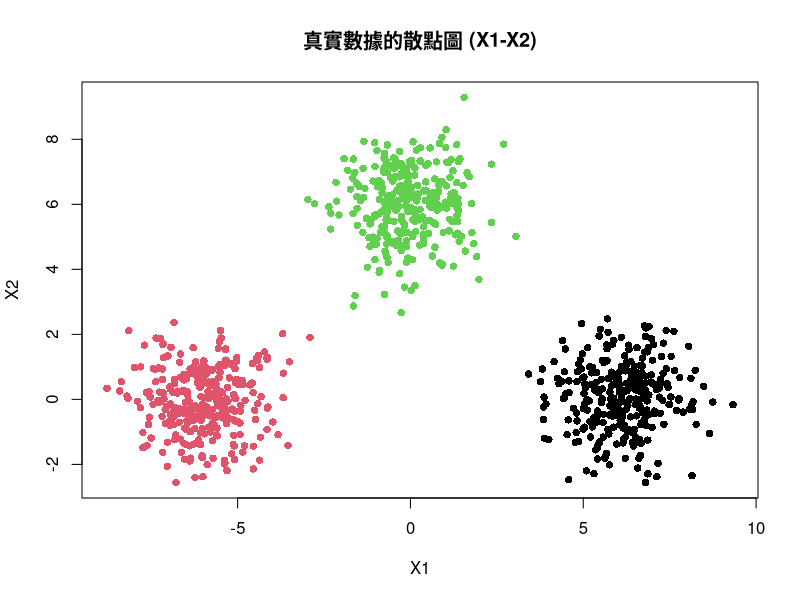
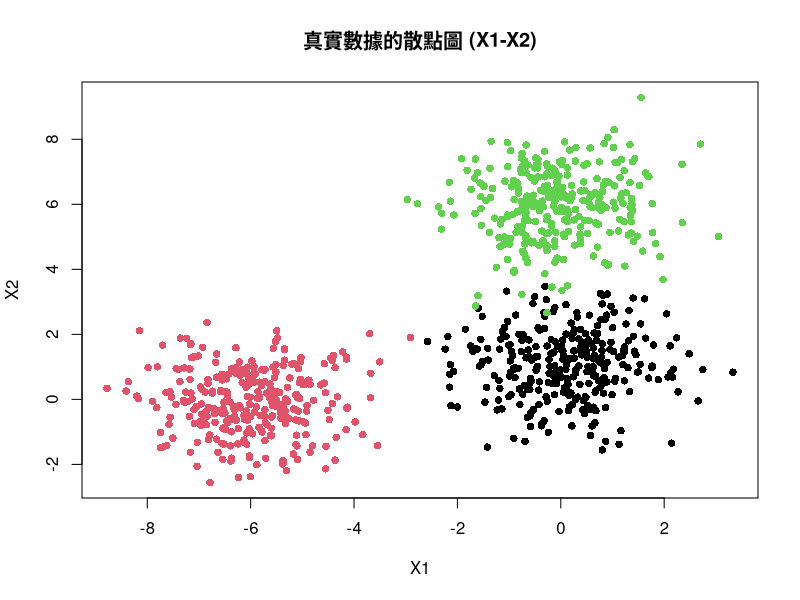

These figures' R source, in order: (Note: this script raises an error after producing the figures.)
library(mvtnorm)
library(cluster)
library(ggplot2)
library(Rtsne)
library(ggpubr) 
set.seed(12345)
##########################################
#               模擬驗證1  遠            #
#########################################
set.seed(12345)
n1<-300
n2<-300
n3<-300
C1 <- c( 6, 0)
C2 <- c(-6, 0)
C3 <- c( 0, 6)
# 定義共變異矩陣（單位矩陣）
Sigma <- diag(2)
group1_data <- rmvnorm(n1, mean = C1, sigma = Sigma)
group2_data <- rmvnorm(n2, mean = C2, sigma = Sigma)
group3_data <- rmvnorm(n3, mean = C3, sigma = Sigma)
# 合併數據並添加群標籤
true_data <- as.data.frame(rbind(group1_data, group2_data, group3_data))
names(true_data) <- c("X1", "X2")
true_data$Group <- factor(rep(c("G1", "G2", "G3"), c(n1, n2, n3)))

# 顯示真實數據的前幾行
head(true_data)

# 繪製散點圖並標上群標籤
plot(true_data$X1, true_data$X2, 
     col = true_data$Group,  # 使用 Group 欄位來決定顏色
     pch = 16,               # 實心圓點
     main = "真實數據的散點圖 (X1-X2)",
     xlab = "X1",
     ylab = "X2")

k<-10
total_intervals <- k* 3
interval_data_intra <- data.frame(IntervalID = 1:total_intervals)
current_id <- 1
# 步驟 2: 對每個真實群體（G1, G2, G3）進行獨立處理
for (g_name in levels(true_data$Group)) {
  
  # 找出屬於這個真實群體的點
  group_points <- true_data[true_data$Group == g_name, ]
  
  # 在該群體內部使用 k-means 進行分群
  kmeans_intra_group <- kmeans(group_points[, c("X1", "X2")], 
                               centers = k, 
                               nstart = 25)
  cluster_labels_intra <- kmeans_intra_group$cluster
  
  # 步驟 3: 聚合每個子群內的點，得到區間
  for (i in 1:k) {
    # 找出屬於這個子群的所有點
    sub_cluster_points <- group_points[cluster_labels_intra == i, ]
    
    # 聚合為 min-max 區間
    min_x1 <- min(sub_cluster_points$X1)
    max_x1 <- max(sub_cluster_points$X1)
    min_x2 <- min(sub_cluster_points$X2)
    max_x2 <- max(sub_cluster_points$X2)
    
    # 將結果儲存
    interval_data_intra[current_id, "X1_Lower"] <- min_x1
    interval_data_intra[current_id, "X1_Upper"] <- max_x1
    interval_data_intra[current_id, "X2_Lower"] <- min_x2
    interval_data_intra[current_id, "X2_Upper"] <- max_x2
    interval_data_intra[current_id, "TrueGroup"] <- g_name # 記錄原始群體標籤
    
    # 更新區間 ID
    current_id <- current_id + 1
  }
}

# 使用 ggplot2 繪製區間矩形


############################################
#        模擬1遠加入其他的干擾變數         #
#########################################
noise_dims<-3
noise_data <- matrix(rnorm(nrow(true_data) * noise_dims, mean = 0, sd = 1), 
                     nrow(true_data), 
                     noise_dims)
full_data <- cbind(true_data[, c("X1", "X2")], noise_data)
names(full_data) <- c("X1", "X2", paste0("X", 3:5))
full_data$Group<- true_data$Group

k_per_group <- 10

interval_data_noise <- data.frame() 

# 追蹤當前資料列
current_row <- 1

# 對每個真實群體（G1, G2, G3）進行獨立處理
for (g_name in levels(full_data$Group)) {
  
  # 找出屬於這個真實群體的點
  group_points <- full_data[full_data$Group == g_name, ]
  
  # 檢查群體點數是否足夠
  if (nrow(group_points) < k_per_group) {
    warning(paste("群體", g_name, "的點數少於", k_per_group, "，無法進行 k-means 聚合。"))
    next
  }
  
  # 在該群體內部使用 k-means 進行分群，只使用數值維度
  kmeans_intra_group <- kmeans(group_points[, !names(group_points) %in% "Group"],
                               centers = k_per_group,
                               nstart = 25)
  cluster_labels_intra <- kmeans_intra_group$cluster
  
  # 聚合每個子群內的點，得到區間
  for (i in 1:k_per_group) {
    # 找出屬於這個子群的所有高維點
    sub_cluster_points <- group_points[cluster_labels_intra == i, ]
    
    # 聚合為 min-max 區間
    min_vals <- apply(sub_cluster_points[, !names(sub_cluster_points) %in% "Group"], 2, min)
    max_vals <- apply(sub_cluster_points[, !names(sub_cluster_points) %in% "Group"], 2, max)
    
    # 建立一個新列
    new_row <- data.frame()
    
    # 將結果儲存到新列
    for (j in 1:5) {
      var_name <- paste0("X", j)
      new_row[1, paste0(var_name, "_Lower")] <- min_vals[j]
      new_row[1, paste0(var_name, "_Upper")] <- max_vals[j]
    }
    
    # 記錄原始群體標籤
    new_row[1, "TrueGroup"] <- g_name
    
    # 將新列合併到資料框中
    interval_data_noise <- rbind(interval_data_noise, new_row)  }
}

##########################################
#               模擬驗證1近              #
#########################################
set.seed(12345)
n1<-300
n2<-300
n3<-300
C1 <- c( 0, 1)
C2 <- c(-6, 0)
C3 <- c( 0, 6)
# 定義共變異矩陣（單位矩陣）
Sigma <- diag(2)
group1_data <- rmvnorm(n1, mean = C1, sigma = Sigma)
group2_data <- rmvnorm(n2, mean = C2, sigma = Sigma)
group3_data <- rmvnorm(n3, mean = C3, sigma = Sigma)
# 合併數據並添加群標籤
true_data <- as.data.frame(rbind(group1_data, group2_data, group3_data))
names(true_data) <- c("X1", "X2")
true_data$Group <- factor(rep(c("G1", "G2", "G3"), c(n1, n2, n3)))

# 顯示真實數據的前幾行
head(true_data)

# 繪製散點圖並標上群標籤
plot(true_data$X1, true_data$X2, 
     col = true_data$Group,  # 使用 Group 欄位來決定顏色
     pch = 16,               # 實心圓點
     main = "真實數據的散點圖 (X1-X2)",
     xlab = "X1",
     ylab = "X2")

k<-10
total_intervals <- k* 3
interval_data_intra_c <- data.frame(IntervalID = 1:total_intervals)
current_id <- 1
# 步驟 2: 對每個真實群體（G1, G2, G3）進行獨立處理
for (g_name in levels(true_data$Group)) {
  
  # 找出屬於這個真實群體的點
  group_points <- true_data[true_data$Group == g_name, ]
  
  # 在該群體內部使用 k-means 進行分群
  kmeans_intra_group <- kmeans(group_points[, c("X1", "X2")], 
                               centers = k, 
                               nstart = 25)
  cluster_labels_intra <- kmeans_intra_group$cluster
  
  # 步驟 3: 聚合每個子群內的點，得到區間
  for (i in 1:k) {
    # 找出屬於這個子群的所有點
    sub_cluster_points <- group_points[cluster_labels_intra == i, ]
    
    # 聚合為 min-max 區間
    min_x1 <- min(sub_cluster_points$X1)
    max_x1 <- max(sub_cluster_points$X1)
    min_x2 <- min(sub_cluster_points$X2)
    max_x2 <- max(sub_cluster_points$X2)
    
    # 將結果儲存
    interval_data_intra_c[current_id, "X1_Lower"] <- min_x1
    interval_data_intra_c[current_id, "X1_Upper"] <- max_x1
    interval_data_intra_c[current_id, "X2_Lower"] <- min_x2
    interval_data_intra_c[current_id, "X2_Upper"] <- max_x2
    interval_data_intra_c[current_id, "TrueGroup"] <- g_name # 記錄原始群體標籤
    
    # 更新區間 ID
    current_id <- current_id + 1
  }
}


#########################################
#        模擬1近加入其他的干擾變數      #
#########################################
noise_dims<-3
noise_data <- matrix(rnorm(nrow(true_data) * noise_dims, mean = 0, sd = 1), 
                     nrow(true_data), 
                     noise_dims)
full_data <- cbind(true_data[, c("X1", "X2")], noise_data)
names(full_data) <- c("X1", "X2", paste0("X", 3:5))
full_data$Group<- true_data$Group

k_per_group <- 10

interval_data_noise_c <- data.frame() 

# 追蹤當前資料列
current_row <- 1

# 對每個真實群體（G1, G2, G3）進行獨立處理
for (g_name in levels(full_data$Group)) {
  
  # 找出屬於這個真實群體的點
  group_points <- full_data[full_data$Group == g_name, ]
  
  # 檢查群體點數是否足夠
  if (nrow(group_points) < k_per_group) {
    warning(paste("群體", g_name, "的點數少於", k_per_group, "，無法進行 k-means 聚合。"))
    next
  }
  
  # 在該群體內部使用 k-means 進行分群，只使用數值維度
  kmeans_intra_group <- kmeans(group_points[, !names(group_points) %in% "Group"],
                               centers = k_per_group,
                               nstart = 25)
  cluster_labels_intra <- kmeans_intra_group$cluster
  
  # 聚合每個子群內的點，得到區間
  for (i in 1:k_per_group) {
    # 找出屬於這個子群的所有高維點
    sub_cluster_points <- group_points[cluster_labels_intra == i, ]
    
    # 聚合為 min-max 區間
    min_vals <- apply(sub_cluster_points[, !names(sub_cluster_points) %in% "Group"], 2, min)
    max_vals <- apply(sub_cluster_points[, !names(sub_cluster_points) %in% "Group"], 2, max)
    
    # 建立一個新列
    new_row <- data.frame()
    
    # 將結果儲存到新列
    for (j in 1:5) {
      var_name <- paste0("X", j)
      new_row[1, paste0(var_name, "_Lower")] <- min_vals[j]
      new_row[1, paste0(var_name, "_Upper")] <- max_vals[j]
    }
    
    # 記錄原始群體標籤
    new_row[1, "TrueGroup"] <- g_name
    
    # 將新列合併到資料框中
    interval_data_noise_c  <- rbind(interval_data_noise_c , new_row)
  }
}









###result_1模擬1遠2維######

interval_data_intra <- interval_data_intra[, names(interval_data_intra) != "IntervalID"]

vm_tsne_2 <- vm_tsne_projection (interval_data_intra ,id_col = "TrueGroup",
                                 dims = 2,perplexity =30,theta = 0.5,
                                 normalize = FALSE,max_iter = 1000,eta = 200)
qm_tsne_2 <- qm_tsne_projection (interval_data_intra, id_col = "TrueGroup", m =4,dims = 2,
                                 perplexity = 30,theta = 0.5,
                                 eta = 5,max_iter = 1000)
lU2_tsne_2<- lu1_tsne_ab_projection(data = interval_data_intra,id_col = "TrueGroup",dims = 2,
                                    perplexity = 5,alpha = 0.5, penalty_lambda = 0.2,
                                    learning_rate =200,max_iter = 1000,
                                    initial_P_gain = 12,momentum = 0.5,
                                    final_momentum = 0.8,mom_switch_iter = 250,
                                    seed = 12345,verbose = TRUE)
cr1_tsne_2 <- cr1_tsne_wass_projection(data = interval_data_intra,id_col = "TrueGroup",
                                       dims = 2,perplexity = 5,lambda = 1.0,
                                       eta = 5,max_iter = 1000,EE = 12.0,
                                       T_EE = 250,momentum = 0.1,
                                       final_momentum = 0.1,mom_switch_iter = 250,
                                       verbose = TRUE)



methods_list <- list(vm_tsne = vm_tsne_2, qm_tsne = qm_tsne_2, cr1_tsne = cr1_tsne_2$embedding,lu2_tsne = lU2_tsne_2$embedding)

#LCMC
lcmc_tables <- compute_lcmc_tables(high_df = interval_data_intra,
                                   methods_list = methods_list,
                                   k_range = 1:26,
                                   gamma = 0.5)
lcmc_w_df_2 <- lcmc_tables$LCMC_wasserstein
lcmc_h_df_2 <- lcmc_tables$LCMC_hausdorff
lcmc_m_df_2 <- lcmc_tables$LCMC_minkowski
name_map <- c(
  cr1_tsne = "I-tSNE(CR)",
  qm_tsne  = "I-tSNE(QM)",
  lu2_tsne = "I-tSNE(MM)",
  vm_tsne  = "I-tSNE(VM)"
)




###result_2模擬1遠noise######
set.seed(12345)
interval_data_noise <- interval_data_noise[, names(interval_data_noise) != "IntervalID"]

# 或者使用賦值為 NULL (但這樣會直接修改原始變數，除非您想保留原始變數，否則不推薦)
# interval_data_intra$IntervalID <- NULL
#interval_df<-standardize_interval_data(interval_data_intra,id_col = "TrueGroup" ,method = 1)

vm_tsne <- vm_tsne_projection (interval_data_noise ,id_col = "TrueGroup",
                               dims = 2,perplexity =300,theta = 0.5,
                               normalize = FALSE,max_iter = 1000,eta = 200)
qm_tsne <- qm_tsne_projection (interval_data_noise, id_col = "TrueGroup", m =5,dims = 2,
                               perplexity = 30,theta = 0.5, eta = 5,max_iter = 1000)


lU2_tsne<- lu1_tsne_ab_projection(data = interval_data_noise,id_col = "TrueGroup",dims = 2,
                                  perplexity = 5,alpha = 0.5, penalty_lambda = 0.1,
                                  learning_rate =200,max_iter = 1000,
                                  initial_P_gain = 12,momentum = 0.5,
                                  final_momentum = 0.8,mom_switch_iter = 250,
                                  seed = 12345,verbose = TRUE)
cr1_tsne <- cr1_tsne_wass_projection(data = interval_data_noise,id_col = "TrueGroup",
                                     dims = 2,perplexity = 5,lambda = 1.0,
                                     eta = 5,max_iter = 1000,EE = 12.0,
                                     T_EE = 250,momentum = 0.1,
                                     final_momentum = 0.1,mom_switch_iter = 250,
                                     verbose = TRUE)

methods_list <- list(vm_tsne = vm_tsne, qm_tsne = qm_tsne, cr1_tsne = cr1_tsne$embedding,lu2_tsne = lU2_tsne$embedding)

#LCMC
lcmc_tables <- compute_lcmc_tables(high_df = interval_data_noise,
                                   methods_list = methods_list,
                                   k_range = 1:26,
                                   gamma = 0.5)
lcmc_w_df <- lcmc_tables$LCMC_wasserstein
lcmc_h_df <- lcmc_tables$LCMC_hausdorff
lcmc_m_df <- lcmc_tables$LCMC_minkowski
name_map <- c(
  cr1_tsne = "I-tSNE(CR)",
  qm_tsne  = "I-tSNE(QM)",
  lu2_tsne = "I-tSNE(MM)",
  vm_tsne  = "I-tSNE(VM)"
)








##########結果視覺化圖##################
g1<-plot_interval_tsne_grid_2x4(
  vm_tsne_2d = vm_tsne_2,
  qm_tsne_2d = qm_tsne_2,
  lU2_tsne_2d = lU2_tsne_2$embedding,
  cr1_tsne_2d = cr1_tsne_2$embedding,
  vm_tsne_noise = vm_tsne,
  qm_tsne_noise = qm_tsne,
  lU2_tsne_noise = lU2_tsne$embedding,
  cr1_tsne_noise = cr1_tsne$embedding,
  
)
p1_lcmc <- plot_lcmc_2x3(
  lcmc_w_df_2, lcmc_h_df_2, lcmc_m_df_2,
  lcmc_w_df, lcmc_h_df, lcmc_m_df,
  method_name_map = name_map
)
###result_模擬1近2維######

interval_data_intra_c <- interval_data_intra_c[, names(interval_data_intra_c) != "IntervalID"]

vm_tsne_2 <- vm_tsne_projection (interval_data_intra_c ,id_col = "TrueGroup",
                                 dims = 2,perplexity =30,theta = 0.5,
                                 normalize = FALSE,max_iter = 1000,eta = 200)
qm_tsne_2 <- qm_tsne_projection (interval_data_intra_c, id_col = "TrueGroup", m =4,dims = 2,
                                 perplexity = 30,theta = 0.5,
                                 
                                 eta = 5,max_iter = 1000)
lU2_tsne_2<- lu1_tsne_ab_projection(data = interval_data_intra_c,id_col = "TrueGroup",dims = 2,
                                    perplexity = 5,alpha = 0.5, penalty_lambda = 0.2,
                                    learning_rate =200,max_iter = 1000,
                                    initial_P_gain = 12,momentum = 0.5,
                                    final_momentum = 0.8,mom_switch_iter = 250,
                                    seed = 12345,verbose = TRUE)
cr1_tsne_2 <- cr1_tsne_wass_projection(data = interval_data_intra_c,id_col = "TrueGroup",
                                       dims = 2,perplexity = 5,lambda = 1.0,
                                       eta = 5,max_iter = 1000,EE = 12.0,
                                       T_EE = 250,momentum = 0.1,
                                       final_momentum = 0.1,mom_switch_iter = 250,
                                       verbose = TRUE)

methods_list <- list(vm_tsne = vm_tsne_2, qm_tsne = qm_tsne_2, cr1_tsne = cr1_tsne_2$embedding,lu2_tsne = lU2_tsne_2$embedding)

#LCMC
lcmc_tables <- compute_lcmc_tables(high_df = interval_data_intra_c,
                                   methods_list = methods_list,
                                   k_range = 1:26,
                                   gamma = 0.5)
lcmc_w_df_2 <- lcmc_tables$LCMC_wasserstein
lcmc_h_df_2 <- lcmc_tables$LCMC_hausdorff
lcmc_m_df_2 <- lcmc_tables$LCMC_minkowski
name_map <- c(
  cr1_tsne = "I-tSNE(CR)",
  qm_tsne  = "I-tSNE(QM)",
  lu2_tsne = "I-tSNE(MM)",
  vm_tsne  = "I-tSNE(VM)"
)

###result_2模擬1近noise######

interval_data_noise_c <- interval_data_noise_c[, names(interval_data_noise_c) != "IntervalID"]


vm_tsne <- vm_tsne_projection (interval_data_noise_c ,id_col = "TrueGroup",
                               dims = 2,perplexity =200,theta = 0.5,
                               normalize = FALSE,max_iter = 1000,eta = 200)
qm_tsne <- qm_tsne_projection (interval_data_noise_c, id_col = "TrueGroup", m =9,dims = 2,
                               perplexity = 20,theta = 0.5,
                               eta = 5,max_iter = 1000)
lU2_tsne<- lu1_tsne_ab_projection(data = interval_data_noise_c,id_col = "TrueGroup",dims = 2,
                                  perplexity = 5,alpha = 0.5, penalty_lambda = 0.2,
                                  learning_rate =200,max_iter = 1000,
                                  initial_P_gain = 12,momentum = 0.5,
                                  final_momentum = 0.8,mom_switch_iter = 250,
                                  seed = 12345,verbose = TRUE)
cr1_tsne <- cr1_tsne_wass_projection(data = interval_data_noise_c,id_col = "TrueGroup",
                                     dims = 2,perplexity = 5,lambda = 1.0,
                                     eta = 5,max_iter = 1000,EE = 4.0,
                                     T_EE = 250,momentum = 0.1,
                                     final_momentum = 0.3,mom_switch_iter = 250,
                                     verbose = TRUE)



methods_list <- list(vm_tsne = vm_tsne, qm_tsne = qm_tsne, cr1_tsne = cr1_tsne$embedding,lu2_tsne = lU2_tsne$embedding)

#LCMC
lcmc_tables <- compute_lcmc_tables(high_df = interval_data_noise_c,
                                   methods_list = methods_list,
                                   k_range = 1:26,
                                   gamma = 0.5)
lcmc_w_df <- lcmc_tables$LCMC_wasserstein
lcmc_h_df <- lcmc_tables$LCMC_hausdorff
lcmc_m_df <- lcmc_tables$LCMC_minkowski
name_map <- c(
  cr1_tsne = "I-tSNE(CR)",
  qm_tsne  = "I-tSNE(QM)",
  lu2_tsne = "I-tSNE(MM)",
  vm_tsne  = "I-tSNE(VM)"
)

##################近的畫圖######################
g2<-plot_interval_tsne_grid_2x4(
  vm_tsne_2d = vm_tsne_2,
  qm_tsne_2d = qm_tsne_2,
  lU2_tsne_2d = lU2_tsne_2$embedding,
  cr1_tsne_2d = cr1_tsne_2$embedding,
  vm_tsne_noise = vm_tsne,
  qm_tsne_noise = qm_tsne,
  lU2_tsne_noise = lU2_tsne$embedding,
  cr1_tsne_noise = cr1_tsne$embedding
)
p2_lcmc <- plot_lcmc_2x3(
  lcmc_w_df_2, lcmc_h_df_2, lcmc_m_df_2,
  lcmc_w_df, lcmc_h_df, lcmc_m_df,
  method_name_map = name_map
)
library(gridExtra)
library(grid)
combined_plot <- arrangeGrob(
  g1,
  nullGrob(),
  g2,
  ncol = 3,
  widths = c(1, 0.08, 1)
)

grid.newpage()
grid.draw(combined_plot)


pdf("C:/Users/may/OneDrive - National ChengChi University/meeting/論文latex/中文/Interval-tSNE_Wu&Wu_20260305/figure/sim1.pdf", width = 10, height = 5)
grid.newpage()
grid.draw(combined_plot)
dev.off()
combined_plot <- arrangeGrob(
  p1_lcmc,
  nullGrob(),
  p2_lcmc,
  ncol = 3,
  widths = c(1, 0.08, 1)
)

grid.newpage()
grid.draw(combined_plot)


pdf("C:/Users/may/OneDrive - National ChengChi University/meeting/論文latex/中文/Interval-tSNE_Wu&Wu_20260305/figure/Lcmc_sim1.pdf", width = 10, height = 5)
grid.newpage()
grid.draw(combined_plot)
dev.off()



##########2維原始圖################
# 1. 確保座標範圍一致 (同時考慮兩個資料集的極值)
x_limits <- c(
  min(interval_data_intra$X1_Lower, interval_data_intra_c$X1_Lower, na.rm = TRUE), 
  max(interval_data_intra$X1_Upper, interval_data_intra_c$X1_Upper, na.rm = TRUE)
)
y_limits <- c(
  min(interval_data_intra$X2_Lower, interval_data_intra_c$X2_Lower, na.rm = TRUE), 
  max(interval_data_intra$X2_Upper, interval_data_intra_c$X2_Upper, na.rm = TRUE)
)

p1 <- ggplot(interval_data_intra, 
             aes(xmin = X1_Lower, xmax = X1_Upper,
                 ymin = X2_Lower, ymax = X2_Upper, 
                 color = TrueGroup)) +
  geom_rect(fill = NA, linewidth = 1) + 
  labs(x = "X1", y = "X2", color = "Group") +
  scale_x_continuous(limits = x_limits) + 
  scale_y_continuous(limits = y_limits) + 
  theme_minimal(base_size = 16) +
  theme(
    axis.title = element_text(size = 18),
    axis.text = element_text(size = 16)
  ) +
  coord_fixed(ratio = 1)

# 3. 繪製 p2 (設定一樣保持原樣)
p2 <- ggplot(interval_data_intra_c, 
             aes(xmin = X1_Lower, xmax = X1_Upper,
                 ymin = X2_Lower, ymax = X2_Upper, 
                 color = TrueGroup)) +
  geom_rect(fill = NA, linewidth = 1) + 
  labs(x = "X1", y = "X2", color = "Group") +
  scale_x_continuous(limits = x_limits) + 
  scale_y_continuous(limits = y_limits) + 
  theme_minimal(base_size = 16) +
  theme(
    axis.title = element_text(size = 18),
    axis.text = element_text(size = 16)
  ) +
  coord_fixed(ratio = 1)

# 4. 關鍵合併步驟：提取共用圖例
combined_plot <- ggarrange(
  p1, p2, 
  ncol = 2, nrow = 1,
  common.legend = TRUE,   # <--- 關鍵 1：自動提取並共用一個圖例
  legend = "right"        # <--- 關鍵 2：將提取出來的圖例統一放在最右側
)

# 顯示圖片
print(combined_plot)
ggsave("C:/Users/may/OneDrive - National ChengChi University/meeting/論文latex/中文/Interval-tSNE_Wu&Wu_20260305/figure/simu1_2D_raw.pdf", plot = combined_plot, width = 10, height = 4.5)





#################################
#          模擬驗證2            #
#            遠的2維            #
#################################
set.seed(12345)
n_per_cluster <- 10
n <- 3 * n_per_cluster
K_signal <- 2

sep <- 2.0
mu <- rbind(
  c(-sep,  0),
  c( 0 ,  sep),
  c( sep, -sep)
)

sigma_center <- 0.20
sigma_range  <- 0.10

# 區分主體群 (C1, C2, C3)
cluster_labels <- rep(1:3, each = n_per_cluster)

data_out <- data.frame(Group = cluster_labels)

# 建立儲存區間上下界的資料框
data_LU <- as.data.frame(matrix(NA, n, K_signal * 2))
names(data_LU) <- c("X1_Lower", "X2_Lower", "X1_Upper", "X2_Upper")

# 迴圈生成每一筆資料
for (i in 1:n) {
  g <- cluster_labels[i]
  
  # a) 生成中心點
  C_signal <- rnorm(K_signal, mu[g, ], sigma_center)
  
  # b) 生成半徑 r，並確保 r > 0
  R_signal <- pmax(0, rnorm(K_signal, mean = 0.5, sd = sigma_range))
  
  # c) 根據區間算術得到上下界
  lower_vec <- C_signal - R_signal
  upper_vec <- C_signal + R_signal
  
  # d) 存入資料框
  data_LU[i, paste0("X", 1:K_signal, "_Lower")] <- lower_vec
  data_LU[i, paste0("X", 1:K_signal, "_Upper")] <- upper_vec
}

# 最終資料集：遠的2維
sim_data_far_2d <- cbind(data_out, data_LU)
head(sim_data_far_2d)





#################################
#       模擬驗證2：遠的noise    #
#################################

# 參數設定
K_noise <- 3
K_dims  <- K_signal + K_noise

# 建立儲存雜訊區間上下界的資料框
noise_data_LU <- as.data.frame(matrix(NA, n, K_noise * 2))
names(noise_data_LU) <- c(
  paste0("X", (K_signal + 1):K_dims, "_Lower"),
  paste0("X", (K_signal + 1):K_dims, "_Upper")
)

# 迴圈生成雜訊維度
for (i in 1:n) {
  # a) 生成雜訊維度的中心點，服從 N(0,1)
  C_noise <- rnorm(K_noise, mean = 0, sd = 1)
  
  # b) 生成雜訊維度的半徑
  R_noise <- pmax(0, rnorm(K_noise, mean = 0.5, sd = 1))
  
  # c) 根據區間算術得到雜訊上下界
  lower_vec_noise <- C_noise - R_noise
  upper_vec_noise <- C_noise + R_noise
  
  # d) 存入資料框
  noise_data_LU[i, paste0("X", (K_signal + 1):K_dims, "_Lower")] <- lower_vec_noise
  noise_data_LU[i, paste0("X", (K_signal + 1):K_dims, "_Upper")] <- upper_vec_noise
}

# 最終資料集：遠的noise
sim_data_far_noise <- cbind(sim_data_far_2d, noise_data_LU)
head(sim_data_far_noise)

#################################
#          模擬驗證2           #
#            近的2維            #
#################################
set.seed(12345)
n_per_cluster <- 10
n <- 3 * n_per_cluster
K_signal <- 2

sep <- 1.5
mu <- rbind(
  c(-sep,  0),
  c( 0 ,  sep),
  c( 0 , -sep)
)

sigma_center <- 0.20
sigma_range  <- 0.10

# 區分主體群 (C1, C2, C3)
cluster_labels <- rep(1:3, each = n_per_cluster)

data_out <- data.frame(Group = cluster_labels)

# 建立儲存區間上下界的資料框
data_LU <- as.data.frame(matrix(NA, n, K_signal * 2))
names(data_LU) <- c("X1_Lower", "X2_Lower", "X1_Upper", "X2_Upper")

# 迴圈生成每一筆資料
for (i in 1:n) {
  g <- cluster_labels[i]
  
  # a) 生成中心點
  C_signal <- rnorm(K_signal, mu[g, ], sigma_center)
  
  # b) 生成半徑 r，並確保 r > 0
  R_signal <- pmax(0, rnorm(K_signal, mean = 0.5, sd = sigma_range))
  
  # c) 根據區間算術得到上下界
  lower_vec <- C_signal - R_signal
  upper_vec <- C_signal + R_signal
  
  # d) 存入資料框
  data_LU[i, paste0("X", 1:K_signal, "_Lower")] <- lower_vec
  data_LU[i, paste0("X", 1:K_signal, "_Upper")] <- upper_vec
}

# 最終資料集：近的2維
sim_data_near_2d <- cbind(data_out, data_LU)
head(sim_data_near_2d)



#################################
#       模擬驗證2：近的noise    #
#################################

# 參數設定
K_noise <- 3
K_dims  <- K_signal + K_noise

# 建立儲存雜訊區間上下界的資料框
noise_data_LU <- as.data.frame(matrix(NA, n, K_noise * 2))
names(noise_data_LU) <- c(
  paste0("X", (K_signal + 1):K_dims, "_Lower"),
  paste0("X", (K_signal + 1):K_dims, "_Upper")
)

# 迴圈生成雜訊維度
for (i in 1:n) {
  # a) 生成雜訊維度的中心點
  C_noise <- rnorm(K_noise, mean = 0, sd = 1)
  
  # b) 生成雜訊維度的半徑
  R_noise <- pmax(0, rnorm(K_noise, mean = 0.5, sd = 1))
  
  # c) 根據區間算術得到雜訊上下界
  lower_vec_noise <- C_noise - R_noise
  upper_vec_noise <- C_noise + R_noise
  
  # d) 存入資料框
  noise_data_LU[i, paste0("X", (K_signal + 1):K_dims, "_Lower")] <- lower_vec_noise
  noise_data_LU[i, paste0("X", (K_signal + 1):K_dims, "_Upper")] <- upper_vec_noise
}

# 最終資料集：近的noise
sim_data_near_noise <- cbind(sim_data_near_2d, noise_data_LU)
head(sim_data_near_noise)


###result_1######
lU2_tsne_2<- lu1_tsne_ab_projection(data =sim_data_far_2d,id_col = "Group",dims = 2,
                                    perplexity = 5,alpha = 0.5, penalty_lambda = 0.2,
                                    learning_rate =200,max_iter = 1000,
                                    initial_P_gain = 12,momentum = 0.5,
                                    final_momentum = 0.8,mom_switch_iter = 250,
                                    seed = 12345,verbose = TRUE)



vm_tsne_2 <- vm_tsne_projection (sim_data_far_2d,id_col = "Group",
                                 dims = 2,perplexity =30,theta = 0.5,
                                 normalize = FALSE,max_iter = 1000,eta = 200)

qm_tsne_2 <- qm_tsne_projection (sim_data_far_2d, id_col = "Group", m =5,dims = 2,
                                 perplexity = 40,theta = 0.5,
                                 eta = 200,max_iter = 1000)


cr1_tsne_2 <- cr1_tsne_wass_projection(data = sim_data_far_2d,id_col =  "Group",
                                       dims = 2,perplexity = 5,lambda = 1.0,
                                       eta = 5,max_iter = 1000,EE = 12.0,
                                       T_EE = 250,momentum = 0.5,
                                       final_momentum = 0.8,mom_switch_iter = 250,
                                       verbose = TRUE)


#LCMC
methods_list <- list(vm_tsne = vm_tsne_2, qm_tsne = qm_tsne_2, cr1_tsne = cr1_tsne_2$embedding,lu2_tsne = lU2_tsne_2$embedding)

lcmc_tables <- compute_lcmc_tables(high_df = sim_data_far_2d,
                                   methods_list = methods_list,
                                   k_range = 1:26,
                                   gamma = 0.5)
lcmc_w_df_2 <- lcmc_tables$LCMC_wasserstein
lcmc_h_df_2 <- lcmc_tables$LCMC_hausdorff
lcmc_m_df_2 <- lcmc_tables$LCMC_minkowski
name_map <- c(
  cr1_tsne = "I-tSNE(CR)",
  qm_tsne  = "I-tSNE(QM)",
  lu2_tsne = "I-tSNE(MM)",
  vm_tsne  = "I-tSNE(VM)"
)


###result_2######
lU2_tsne<- lu1_tsne_ab_projection(data = sim_data_far_noise,id_col = "Group",dims 
                                  = 2,
                                  perplexity = 5,alpha = 0.5, penalty_lambda = 0.1,
                                  learning_rate =200,max_iter = 1000,
                                  initial_P_gain = 12,momentum = 0.5,
                                  final_momentum = 0.8,mom_switch_iter = 250,
                                  seed = 12345,verbose = TRUE)



vm_tsne <- vm_tsne_projection (sim_data_far_noise,id_col = "Group",
                               dims = 2,perplexity =50,theta = 0.5,
                               normalize = FALSE,max_iter = 1000,eta = 200)

qm_tsne <- qm_tsne_projection (sim_data_far_noise, id_col = "Group", m =5,dims = 2,
                               perplexity = 30,theta = 0.5,
                               
                               eta = 200,max_iter = 1000)


cr1_tsne <- cr1_tsne_wass_projection(data = sim_data_far_noise,id_col =  "Group",
                                     dims = 2,perplexity = 5,lambda = 1.0,
                                     eta = 5,max_iter = 1000,EE = 12.0,
                                     T_EE = 250,momentum = 0.5,
                                     final_momentum = 0.8,mom_switch_iter = 250,
                                     verbose = TRUE)


#LCMC
methods_list <- list(vm_tsne = vm_tsne, qm_tsne = qm_tsne, cr1_tsne = cr1_tsne$embedding,lu2_tsne = lU2_tsne$embedding)

lcmc_tables <- compute_lcmc_tables(high_df = sim_data_far_noise,
                                   methods_list = methods_list,
                                   k_range = 1:26,
                                   gamma = 0.5)
lcmc_w_df <- lcmc_tables$LCMC_wasserstein
lcmc_h_df <- lcmc_tables$LCMC_hausdorff
lcmc_m_df <- lcmc_tables$LCMC_minkowski
name_map <- c(
  cr1_tsne = "I-tSNE(CR)",
  qm_tsne  = "I-tSNE(QM)",
  lu2_tsne = "I-tSNE(MM)",
  vm_tsne  = "I-tSNE(VM)"
)







#######遠的視覺化圖########################
g1<-plot_interval_tsne_grid_2x4(
  vm_tsne_2d = vm_tsne_2,
  qm_tsne_2d = qm_tsne_2,
  lU2_tsne_2d = lU2_tsne_2$embedding,
  cr1_tsne_2d = cr1_tsne_2$embedding,
  vm_tsne_noise = vm_tsne,
  qm_tsne_noise = qm_tsne,
  lU2_tsne_noise = lU2_tsne$embedding,
  cr1_tsne_noise = cr1_tsne$embedding,
  
)
p1_lcmc <- plot_lcmc_2x3(
  lcmc_w_df_2, lcmc_h_df_2, lcmc_m_df_2,
  lcmc_w_df, lcmc_h_df, lcmc_m_df,
  method_name_map = name_map
)
###result_3######


lU2_tsne_2<- lu1_tsne_ab_projection(data = sim_data_near_2d,id_col = "Group",dims = 2,
                                    perplexity = 5,alpha = 0.5, penalty_lambda = 0.15,
                                    learning_rate =200,max_iter = 1000,
                                    initial_P_gain = 12,momentum = 0.5,
                                    final_momentum = 0.8,mom_switch_iter = 250,
                                    seed = 12345,verbose = TRUE)


vm_tsne_2 <- vm_tsne_projection (sim_data_near_2d,id_col = "Group",
                                 dims = 2,perplexity =30,theta = 0.5,
                                 normalize = FALSE,max_iter = 1000,eta = 200)

qm_tsne_2 <- qm_tsne_projection (sim_data_near_2d, id_col = "Group", m =5,dims = 2,
                                 perplexity = 40,theta = 0.5,
                                 eta = 200,max_iter = 1000)



cr1_tsne_2 <- cr1_tsne_wass_projection(data = sim_data_near_2d,id_col =  "Group",
                                       dims = 2,perplexity = 5,lambda = 1.0,
                                       eta = 5,max_iter = 1000,EE = 12.0,
                                       T_EE = 250,momentum = 0.1,
                                       final_momentum = 0.1,mom_switch_iter = 250,
                                       verbose = TRUE)


methods_list <- list(vm_tsne = vm_tsne_2, qm_tsne = qm_tsne_2, cr1_tsne = cr1_tsne_2$embedding,lu2_tsne = lU2_tsne_2$embedding)

#LCMC
lcmc_tables <- compute_lcmc_tables(high_df = sim_data_near_2d,
                                   methods_list = methods_list,
                                   k_range = 1:26,
                                   gamma = 0.5)
lcmc_w_df_2 <- lcmc_tables$LCMC_wasserstein
lcmc_h_df_2 <- lcmc_tables$LCMC_hausdorff
lcmc_m_df_2 <- lcmc_tables$LCMC_minkowski
name_map <- c(
  cr1_tsne = "I-tSNE(CR)",
  qm_tsne  = "I-tSNE(QM)",
  lu2_tsne = "I-tSNE(MM)",
  vm_tsne  = "I-tSNE(VM)"
)


###result_4######

lU2_tsne<- lu1_tsne_ab_projection(data = sim_data_near_noise,id_col = "Group",dims 
                                  = 2,
                                  perplexity = 5,alpha = 0.5, penalty_lambda = 0.06,
                                  learning_rate =100,max_iter = 1000,
                                  initial_P_gain = 12,momentum = 0.5,
                                  final_momentum = 0.8,mom_switch_iter = 250,
                                  seed = 12345,verbose = TRUE)



vm_tsne <- vm_tsne_projection (sim_data_near_noise,id_col = "Group",
                               dims = 2,perplexity =300,theta = 0.5,
                               normalize = FALSE,max_iter = 1000,eta = 2000)

qm_tsne <- qm_tsne_projection (sim_data_near_noise, id_col = "Group", m =7,dims = 2,
                               perplexity = 50,theta = 0.5,
                               eta = 200,max_iter = 1000)



cr1_tsne <- cr1_tsne_wass_projection(data =sim_data_near_noise,id_col =  "Group",
                                     dims = 2,perplexity = 10,lambda = 1.0,
                                     eta = 5,max_iter = 1000,EE = 12.0,
                                     T_EE = 250,momentum = 0.5,
                                     final_momentum = 0.5,mom_switch_iter = 250,
                                     verbose = TRUE)



methods_list <- list(vm_tsne = vm_tsne, qm_tsne = qm_tsne, cr1_tsne = cr1_tsne$embedding,lu2_tsne = lU2_tsne$embedding)

#LCMC
lcmc_tables <- compute_lcmc_tables(high_df = sim_data_near_noise,
                                   methods_list = methods_list,
                                   k_range = 1:26,
                                   gamma = 0.5)
lcmc_w_df <- lcmc_tables$LCMC_wasserstein
lcmc_h_df <- lcmc_tables$LCMC_hausdorff
lcmc_m_df <- lcmc_tables$LCMC_minkowski
name_map <- c(
  cr1_tsne = "I-tSNE(CR)",
  qm_tsne  = "I-tSNE(QM)",
  lu2_tsne = "I-tSNE(MM)",
  vm_tsne  = "I-tSNE(VM)"
)


###########近的視覺化圖############
g2<-plot_interval_tsne_grid_2x4(
  vm_tsne_2d = vm_tsne_2,
  qm_tsne_2d = qm_tsne_2,
  lU2_tsne_2d = lU2_tsne_2$embedding,
  cr1_tsne_2d = cr1_tsne_2$embedding,
  vm_tsne_noise = vm_tsne,
  qm_tsne_noise = qm_tsne,
  lU2_tsne_noise = lU2_tsne$embedding,
  cr1_tsne_noise = cr1_tsne$embedding
)
p2_lcmc <- plot_lcmc_2x3(
  lcmc_w_df_2, lcmc_h_df_2, lcmc_m_df_2,
  lcmc_w_df, lcmc_h_df, lcmc_m_df,
  method_name_map = name_map
)

combined_plot <- arrangeGrob(
  g1,
  nullGrob(),
  g2,
  ncol = 3,
  widths = c(1, 0.08, 1)
)

grid.newpage()
grid.draw(combined_plot)


pdf("C:/Users/may/OneDrive - National ChengChi University/meeting/論文latex/中文/Interval-tSNE_Wu&Wu_20260305/figure/sim2.pdf", width = 10, height = 5)
grid.newpage()
grid.draw(combined_plot)
dev.off()
combined_plot <- arrangeGrob(
  p1_lcmc,
  nullGrob(),
  p2_lcmc,
  ncol = 3,
  widths = c(1, 0.08, 1)
)

grid.newpage()
grid.draw(combined_plot)


pdf("C:/Users/may/OneDrive - National ChengChi University/meeting/論文latex/中文/Interval-tSNE_Wu&Wu_20260305/figure/Lcmc_sim2.pdf", width = 10, height = 5)
grid.newpage()
grid.draw(combined_plot)
dev.off()
#########################畫2d圖######################

# 1. 確保座標範圍一致 (同時考慮遠的2維、近的2維兩個資料集的極值)
x_limits <- c(
  min(sim_data_far_2d$X1_Lower, sim_data_near_2d$X1_Lower, na.rm = TRUE), 
  max(sim_data_far_2d$X1_Upper, sim_data_near_2d$X1_Upper, na.rm = TRUE)
)

y_limits <- c(
  min(sim_data_far_2d$X2_Lower, sim_data_near_2d$X2_Lower, na.rm = TRUE), 
  max(sim_data_far_2d$X2_Upper, sim_data_near_2d$X2_Upper, na.rm = TRUE)
)

# 2. Group 轉成字串
sim_data_far_2d$Group  <- as.character(sim_data_far_2d$Group)
sim_data_near_2d$Group <- as.character(sim_data_near_2d$Group)

# 3. 繪製遠的2維
p1 <- ggplot(
  sim_data_far_2d,
  aes(
    xmin = X1_Lower, xmax = X1_Upper,
    ymin = X2_Lower, ymax = X2_Upper,
    color = Group
  )
) +
  geom_rect(fill = NA, linewidth = 1) +
  labs(x = "X1", y = "X2", color = "Group") +
  scale_x_continuous(limits = x_limits) +
  scale_y_continuous(limits = y_limits) +
  theme_minimal(base_size = 16) +
  theme(
    axis.title = element_text(size = 18),
    axis.text = element_text(size = 16)
  ) +
  coord_fixed(ratio = 1)

# 4. 繪製近的2維
p2 <- ggplot(
  sim_data_near_2d,
  aes(
    xmin = X1_Lower, xmax = X1_Upper,
    ymin = X2_Lower, ymax = X2_Upper,
    color = Group
  )
) +
  geom_rect(fill = NA, linewidth = 1) +
  labs(x = "X1", y = "X2", color = "Group") +
  scale_x_continuous(limits = x_limits) +
  scale_y_continuous(limits = y_limits) +
  theme_minimal(base_size = 16) +
  theme(
    axis.title = element_text(size = 18),
    axis.text = element_text(size = 16)
  ) +
  coord_fixed(ratio = 1)

# 5. 合併圖形，共用圖例
combined_plot <- ggarrange(
  p1, p2,
  ncol = 2, nrow = 1,
  common.legend = TRUE,
  legend = "right"
)

combined_plot

ggsave("C:/Users/may/OneDrive - National ChengChi University/meeting/論文latex/中文/Interval-tSNE_Wu&Wu_20260305/figure/simu2_2D_raw.pdf", plot = combined_plot, width = 10, height = 4.5)
